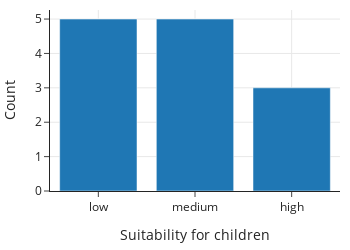

The notebook cell saved with this chart:
### Markdown cell above
Then we can make the bar plot of counts of each category of suitability among the toy breeds:

### Code cell
toy_dogs = dogs.query('group == "toy"').groupby('kids').count().reset_index()
px.bar(toy_dogs, x='kids', y='breed', width=350, height=250,
      category_orders={"kids": ["low", "medium", "high"]},
      labels={"kids": "Suitability for children", "breed": "Count"})

### Figure 1 — Plotly figure (JSON) as saved in the notebook; plotly's stock layout.template omitted (floating-point values rounded to 4 significant figures)
{"data": [{"alignmentgroup": "True", "hovertemplate": "Suitability for children=%{x}<br>Count=%{y}<extra></extra>", "legendgroup": "", "marker": {"color": "#1F77B4", "pattern": {"shape": ""}}, "name": "", "offsetgroup": "", "orientation": "v", "showlegend": false, "textposition": "auto", "type": "bar", "x": ["high", "low", "medium"], "xaxis": "x", "y": [3, 5, 5], "yaxis": "y"}], "layout": {"barmode": "relative", "height": 250, "legend": {"tracegroupgap": 0}, "width": 350, "xaxis": {"anchor": "y", "autorange": true, "categoryarray": ["low", "medium", "high"], "categoryorder": "array", "domain": [0, 1], "range": [-0.5, 2.5], "title": {"text": "Suitability for children"}, "type": "category"}, "yaxis": {"anchor": "x", "autorange": true, "domain": [0, 1], "range": [0, 5.263], "title": {"text": "Count"}, "type": "linear"}}}
